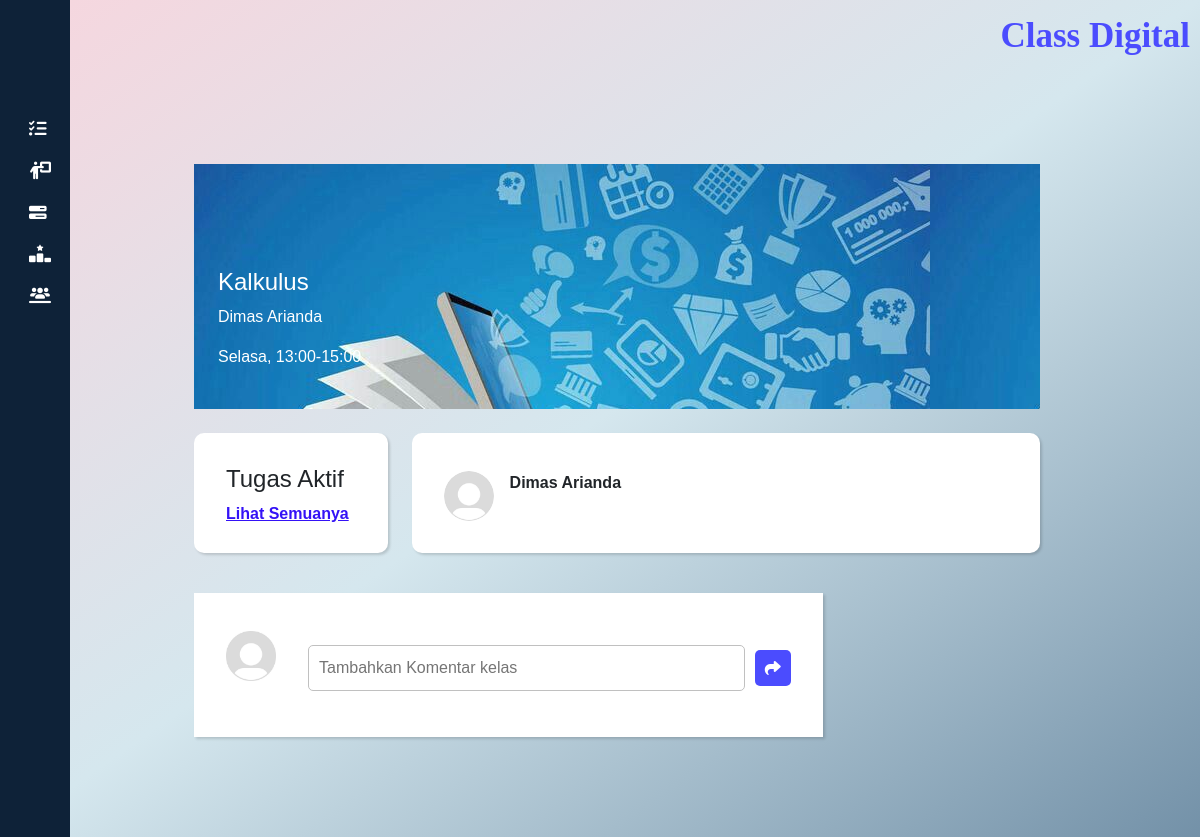
Page /cd_app/forum/4/ (signed in) on the committed database.
### cd_app/models.py (models this page shows, shortened)
class Course(models.Model):
    name = models.CharField(max_length=200)
    schedule = models.CharField(max_length=100)
    url = models.URLField()
    video_url = models.URLField(blank=True, null=True, help_text="URL video pembelajaran (contoh: YouTube)")
    pdf_material = models.FileField(upload_to='materials/', blank=True, null=True, help_text="Unggah materi dalam format PDF")
    announcement = models.TextField(blank=True, null=True)
    teacher = models.ForeignKey(
        UserProfileInfo,
        on_delete=models.SET_NULL,
        null=True,
        blank=True,
        related_name='teaching_courses',
        limit_choices_to={'role': 'teacher'},  # Hanya user dengan role 'teacher'
    )

class UserProfileInfo(models.Model):
    user = models.OneToOneField(User, on_delete=models.CASCADE, related_name='profile')
    image = models.ImageField(upload_to='profile_pics', blank=True)
    name = models.CharField(max_length=255, blank=True)
    email = models.EmailField(max_length=255, blank=True)
    phone = models.CharField(max_length=15, blank=True)
    about = models.TextField(blank=True)
    ROLE_CHOICES = [
        ('student', 'Student'),
        ('teacher', 'Teacher'),
    ]
    role = models.CharField(max_length=10, choices=ROLE_CHOICES, default='student')
    courses = models.ManyToManyField('Course', related_name='enrolled_users', blank=True)

### cd_app/views.py (the view)
# urls.py: path('forum/<int:course_id>/', views.forum_view, name='forum'),
@login_required
def forum_view(request, course_id):
    course = get_object_or_404(Course, id=course_id)
    comments = Comment.objects.filter(course=course).order_by('-created_at')
    is_teacher = request.user == course.teacher.user
    if request.method == 'POST':
        if 'announcement' in request.POST and is_teacher:
            announcement = request.POST.get('announcement')
            course.announcement = announcement
            course.save()
            return redirect('cd_app:forum', course_id=course.id)
        elif 'delete_comment' in request.POST:
            comment_id = request.POST.get('comment_id')
            comment = get_object_or_404(Comment, id=comment_id)
            user_profile = UserProfileInfo.objects.get(user=request.user)
            if comment.user != user_profile and not request.user.is_staff:
                return HttpResponseForbidden("Anda tidak memiliki izin untuk menghapus komentar ini.")
            comment.delete()
            return redirect('cd_app:forum', course_id=course.id)
        else:
            form = CommentForm(request.POST)
            if form.is_valid():
                comment = form.save(commit=False)
                user_profile = UserProfileInfo.objects.get(user=request.user)
                comment.user = user_profile
                comment.course = course
                comment.save()
                return redirect('cd_app:forum', course_id=course.id)
    else:
        form = CommentForm()
    return render(request, 'cd_app/forum.html', {
        'course': course,
        'comments': comments,
        'form': form,
        'is_teacher': is_teacher,  # Berikan informasi apakah user adalah teacher
    })

### cd_app/forms.py
class CommentForm(forms.ModelForm):
    class Meta:
        model = Comment
        fields = ['content']
        widgets = {
            'content': forms.TextInput(attrs={
                'class': 'input-text',
                'placeholder': 'Tambahkan Komentar kelas',
            }),
        }

### templates/cd_app/forum.html (shortened to what this page needs)
{% extends "cd_app/class.html" %}
{% load static %}
{% block body_block %}
<div class="container-detail-class">
    <div class="bg-img-detail-class p-4" style="background-image: url('{% static 'img/bg-image-class.jpg' %}');">
        <div class="title-detail-class">
          <h4>{{ course.name }}</h4>
          <p>{{ course.teacher.name }}</p>
          <p>{{ course.schedule }}</p>
        </div>
    </div>
    <div class="wrap-fill-detail-class">
      <div class="row mt-4">
        <div class="col-lg-3">
          <div class="wrap-task">
            <div class="title-task" style="border-bottom: none">
              <h4>Tugas Aktif</h4>
              <a href="{% url 'cd_app:task' course_id=course.id %}">Lihat Semuanya</a>
            </div>
          </div>
        </div>
        <div class="col-lg-9">
          <div class="form-announcement">
            <div class="fill-announcement">
              {% if is_teacher %}
                <form method="post" class="d-flex flex-column position-relative" style="width: 100%;">
                  {% csrf_token %}
                  <div class="d-flex align-items-center mb-2" style="margin:-10px">
                    <div class="img-profile-top me-3">
                      {% if course.teacher.image %}
                        <img src="{{ course.teacher.image.url }}" alt="Profile Icon" style="width: 40px; height: 40px; border-radius: 50%;" />
                      {% else %}
                        <img src="{% static 'img/profile.jpg' %}" alt="Default Profile Icon" style="width: 50px; height: 50px; border-radius: 50%;" />
                      {% endif %}
                    </div>
                    <div class="ms-1">
                      <strong>{{ course.teacher.name }}</strong>
                    </div>
                  </div>
                  <div class="position-relative">
                    <input
                      type="text"
                      name="announcement"
                      class="input-text form-control mb-3"
                      placeholder="Diharapkan para mahasiswa mengumpulkan tugasnya segera"
                      value="{{ course.announcement }}"
                      style="border: none; outline: none; width: 105%; height: 20px; padding:0px 60px"/>
                    <button type="submit" class="btn btn-custom btn-sm" style="position: absolute; right: 0; bottom: -40px; padding: 5px 15px;">Simpan</button>
                  </div>
                </form>
              {% else %}
                <div class="d-flex align-items-start">
                  <div class="img-profile-top me-3">
                    {% if course.teacher.image %}
                      <img src="{{ course.teacher.image.url }}" alt="Profile Icon" style="width: 50px; height: 50px; border-radius: 50%;" />
                    {% else %}
                      <img src="{% static 'img/profile.jpg' %}" alt="Default Profile Icon" style="width: 50px; height: 50px; border-radius: 50%;" />
                    {% endif %}
                  </div>
                  <div>
                    <div class="d-flex flex-column">
                      <strong>{{ course.teacher.name }}</strong>
                    </div>
                  </div>
                </div>
              {% endif %}
            </div>
          </div>
        </div>
        <div class="col-lg-9 mt-4">
          <form method="post" class="form-comment" style="border-radius: 0;">
            <div class="fill-announcement responsif-form">
              <div class="img-profile-button mb-4">
                {% if user.profile.image %}
                <img src="{{ user.profile.image.url }}" alt="Profile Icon" style="width: 50px; height: 50px;" />
                {% else %}
                <img src="{% static 'img/profile.jpg' %}" alt="Default Profile Icon" style="width: 50px; height: 50px;" />
                {% endif %}
              </div>
              <div class="input-form">
                {{ form.content }}
                <button type="submit" class="send-btn">
                  <i class="fa-solid fa-share" style="color: white"></i>
                </button>
              </div>
            </div>
          </form>
        </div>
      </div>
    </div>
</div>
{% endblock %}

### static/css/style.css (style rules this page uses)
* { margin: 0; padding: 0; box-sizing: border-box; font-family: 'Arial', sans-serif; }
body { background: linear-gradient(to bottom right, #f7d6de, #d5e7ee, #7391a8); min-height: 100vh; display: flex; flex-direction: column; scroll-behavior: smooth; }
a { text-decoration: none; }
.container-detail-class { margin-left: 4rem; width: 80%; margin-top: 6rem; padding-bottom: 2rem; }
.title-detail-class { margin-top: 5rem; color: white; }
.wrap-task { height: 120px; padding: 2rem; margin-bottom: 1rem; border-radius: 10px; box-shadow: rgba(0, 0, 0, 0.15) 1.95px 1.95px 2.6px; background-color: white; }
.title-task h4 { font-weight: 500; }
.title-task a { color: #3412F6; font-weight: 600; font-size: 1rem; }
.form-announcement { height: 120px; border-radius: 10px; box-shadow: rgba(0, 0, 0, 0.15) 1.95px 1.95px 2.6px; background-color: white; padding: 2rem; }
.fill-announcement { margin-top: 0.4rem; display: flex; align-items: center; gap: 2rem; }
.input-form { display: flex; align-items: center; gap: 10px; width: 100%; }
.input-text { flex: 1; border: 1px solid rgb(192, 192, 192); padding: 10px; border-radius: 5px; outline: none; box-sizing: border-box; }
.send-btn { display: flex; align-items: center; justify-content: center; background-color: #4b4cfe; border: none; padding: 10px; border-radius: 5px; cursor: pointer; }
.form-comment { border-radius: 10px 10px 0 0; box-shadow: rgba(0, 0, 0, 0.15) 1.95px 1.95px 2.6px; background-color: white; padding: 2rem; }

### rows in the picture
Course: name "Kalkulus", teacher.name "Dimas Arianda", schedule "Selasa, 13:00-15:00"
